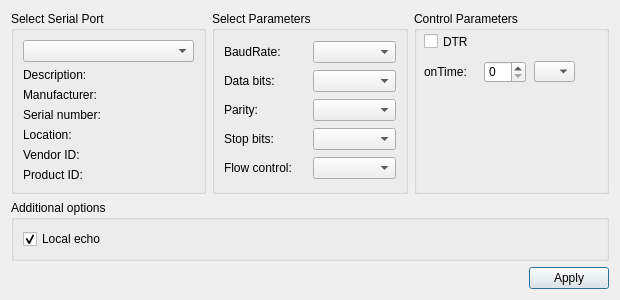
<?xml version="1.0" encoding="UTF-8"?>
<ui version="4.0">
 <class>SettingsDialog</class>
 <widget class="QDialog" name="SettingsDialog">
  <property name="geometry">
   <rect>
    <x>0</x>
    <y>0</y>
    <width>620</width>
    <height>300</height>
   </rect>
  </property>
  <property name="windowTitle">
   <string>Settings</string>
  </property>
  <layout class="QGridLayout" name="gridLayout_3">
   <item row="0" column="0">
    <widget class="QGroupBox" name="selectBox">
     <property name="title">
      <string>Select Serial Port</string>
     </property>
     <layout class="QGridLayout" name="gridLayout">
      <item row="0" column="0">
       <widget class="QComboBox" name="serialPortInfoListBox"/>
      </item>
      <item row="1" column="0">
       <widget class="QLabel" name="descriptionLabel">
        <property name="text">
         <string>Description:</string>
        </property>
       </widget>
      </item>
      <item row="2" column="0">
       <widget class="QLabel" name="manufacturerLabel">
        <property name="text">
         <string>Manufacturer:</string>
        </property>
       </widget>
      </item>
      <item row="3" column="0">
       <widget class="QLabel" name="serialNumberLabel">
        <property name="text">
         <string>Serial number:</string>
        </property>
       </widget>
      </item>
      <item row="4" column="0">
       <widget class="QLabel" name="locationLabel">
        <property name="text">
         <string>Location:</string>
        </property>
       </widget>
      </item>
      <item row="5" column="0">
       <widget class="QLabel" name="vidLabel">
        <property name="text">
         <string>Vendor ID:</string>
        </property>
       </widget>
      </item>
      <item row="6" column="0">
       <widget class="QLabel" name="pidLabel">
        <property name="text">
         <string>Product ID:</string>
        </property>
       </widget>
      </item>
     </layout>
    </widget>
   </item>
   <item row="0" column="1">
    <widget class="QGroupBox" name="parametersBox">
     <property name="title">
      <string>Select Parameters</string>
     </property>
     <layout class="QGridLayout" name="gridLayout_2">
      <item row="0" column="1">
       <widget class="QComboBox" name="baudRateBox"/>
      </item>
      <item row="2" column="0">
       <widget class="QLabel" name="parityLabel">
        <property name="text">
         <string>Parity:</string>
        </property>
       </widget>
      </item>
      <item row="2" column="1">
       <widget class="QComboBox" name="parityBox"/>
      </item>
      <item row="4" column="1">
       <widget class="QComboBox" name="flowControlBox"/>
      </item>
      <item row="4" column="0">
       <widget class="QLabel" name="flowControlLabel">
        <property name="text">
         <string>Flow control:</string>
        </property>
       </widget>
      </item>
      <item row="3" column="1">
       <widget class="QComboBox" name="stopBitsBox"/>
      </item>
      <item row="1" column="1">
       <widget class="QComboBox" name="dataBitsBox"/>
      </item>
      <item row="3" column="0">
       <widget class="QLabel" name="stopBitsLabel">
        <property name="text">
         <string>Stop bits:</string>
        </property>
       </widget>
      </item>
      <item row="0" column="0">
       <widget class="QLabel" name="baudRateLabel">
        <property name="text">
         <string>BaudRate:</string>
        </property>
       </widget>
      </item>
      <item row="1" column="0">
       <widget class="QLabel" name="dataBitsLabel">
        <property name="text">
         <string>Data bits:</string>
        </property>
       </widget>
      </item>
     </layout>
    </widget>
   </item>
   <item row="2" column="0" colspan="3">
    <layout class="QHBoxLayout" name="horizontalLayout">
     <item>
      <spacer name="horizontalSpacer">
       <property name="orientation">
        <enum>Qt::Horizontal</enum>
       </property>
       <property name="sizeHint" stdset="0">
        <size>
         <width>96</width>
         <height>20</height>
        </size>
       </property>
      </spacer>
     </item>
     <item>
      <widget class="QPushButton" name="applyButton">
       <property name="text">
        <string>Apply</string>
       </property>
      </widget>
     </item>
    </layout>
   </item>
   <item row="1" column="0" colspan="3">
    <widget class="QGroupBox" name="additionalOptionsGroupBox">
     <property name="title">
      <string>Additional options</string>
     </property>
     <layout class="QVBoxLayout" name="verticalLayout">
      <item>
       <widget class="QCheckBox" name="localEchoCheckBox">
        <property name="text">
         <string>Local echo</string>
        </property>
        <property name="checked">
         <bool>true</bool>
        </property>
       </widget>
      </item>
     </layout>
    </widget>
   </item>
   <item row="0" column="2">
    <widget class="QGroupBox" name="groupBox">
     <property name="title">
      <string>Control Parameters</string>
     </property>
     <widget class="QCheckBox" name="dtrBox">
      <property name="geometry">
       <rect>
        <x>10</x>
        <y>20</y>
        <width>51</width>
        <height>21</height>
       </rect>
      </property>
      <property name="text">
       <string>DTR</string>
      </property>
     </widget>
     <widget class="QLabel" name="dtrTimeTypeLabel">
      <property name="geometry">
       <rect>
        <x>10</x>
        <y>50</y>
        <width>51</width>
        <height>21</height>
       </rect>
      </property>
      <property name="text">
       <string>onTime:</string>
      </property>
     </widget>
     <widget class="QSpinBox" name="dtrOnTimeBox">
      <property name="geometry">
       <rect>
        <x>70</x>
        <y>50</y>
        <width>42</width>
        <height>22</height>
       </rect>
      </property>
     </widget>
     <widget class="QComboBox" name="dtrTimeTypeBox">
      <property name="geometry">
       <rect>
        <x>120</x>
        <y>50</y>
        <width>41</width>
        <height>21</height>
       </rect>
      </property>
     </widget>
    </widget>
   </item>
  </layout>
 </widget>
 <resources/>
 <connections/>
</ui>
